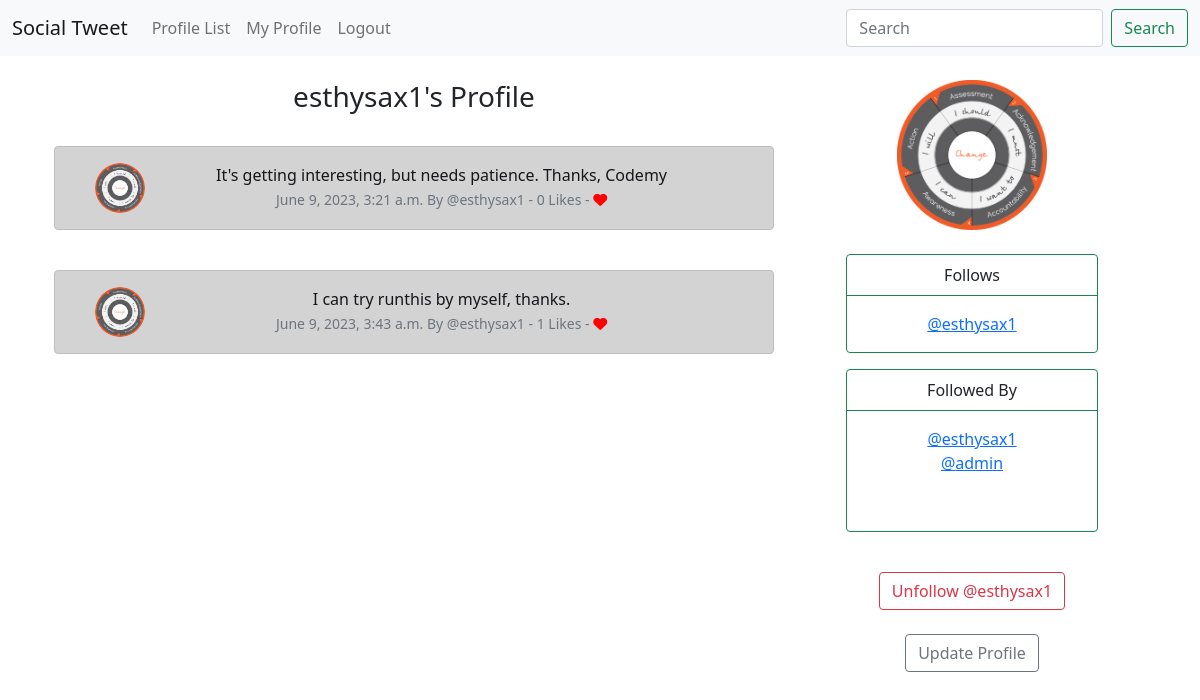
Screenshot of /profile/7 (signed in) with the database file from the repository.
### social_tweet/models.py (models this page shows, shortened)
class Profile(models.Model):
	user = models.OneToOneField(User, on_delete=models.CASCADE)
	follows = models.ManyToManyField('self',
				related_name='followed_by',
				symmetrical=False,
				blank=True)
	date_modified = models.DateTimeField(User, auto_now=True)
	profile_image = models.ImageField(null=True, blank=True, upload_to='images/')
	def __str__(self):
		return self.user.username

class Meep(models.Model):
	user = models.ForeignKey(
			User, related_name='meeps',
			on_delete=models.DO_NOTHING
			)
	body = models.CharField(max_length=200)
	created_at = models.DateTimeField(auto_now_add=True)
	likes = models.ManyToManyField(User, related_name='meep_like')
	def number_of_likes(self):
		return self.likes.count()

### social_tweet/views.py (the view, shortened to what this page needs)
# urls.py: path('profile/<int:pk>', views.profile, name='profile'),
def profile(request, pk):
	if request.user.is_authenticated:
		profile = Profile.objects.get(user_id=pk)
		meeps = Meep.objects.filter(user_id=pk).order_by('created_at')
		return render(request, 'profile.html', {'profile':profile, 'meeps':meeps})
	else:
		messages.success(request, ('You must be logged in to view profile list!'))
		return redirect('home')

### social_tweet/templates/profile.html (shortened to what this page needs)
{% extends 'base.html' %}
{% load static %}
 {% block content %}
      {% if profile %}
      <div class="container text-center">
          <div class="row">
               <div class="col-8">
                    <h3>{{ profile.user.username }}'s Profile</h3>
                    <br/>
                    {% if meeps %}
                        {% for meep in meeps %}
                    <div class="alert alert-dark" role="alert">
                        <div class="container">
                            <div class="row">
                                <div class="col-1">
                     {% if profile.profile_image %}
                                <img src="{{ profile.profile_image.url }}" width=50 height=50 class="rounded-circle" alt="{{ profile.user.username }}">
                           {% else %}
                            <img src="{% static 'images/profile_image.jpg' %}" width=50 height=50 class="rounded-circle" alt="{{ profile.user.username }}">
                            {% endif %}
                                </div>
                                <div class="col-11">
                                     {{meep.body}} <br/>
                            <small class="text-muted">
                                {{meep.created_at}} By  @{{meep.user.username}}
                     - {{ meep.number_of_likes }} Likes -
                         {% if user in meep.likes.all %}
                                <a href="{% url 'meep_like' meep.id %}"> <i class="fa fa-heart-o" style="color:red"></i></a>
                                {% else %}
                                <a href="{% url 'meep_like' meep.id %}"> <i class="fa fa-heart" style="color:red"></i></a>
                                {% endif %}
                            </small>
                                </div>
                            </div>
                        </div>
                             </div><br/>
                        {% endfor %}
                    {% endif %}
               </div>
                <div class="col-4">
                    {% if profile.profile_image %}
                     <img style="height: 150px; width: 150px;" src=" {{ profile.profile_image.url }}">
                    {% endif %}
                    <br /> <br />
          <div class="card border-success mb-3 mx-5" style="max-width: 20rem;">
            <div class="card-header bg-transparent border-success">Follows</div>
            <div class="card-body text-success">
              <p class="card-text">{% for following in profile.follows.all %}
              <a href="{% url 'profile' following.user.id %}">@{{ following }}</a> <br>
                    {% endfor %}
          </p>
            </div>
          </div>
          <div class="card border-success mb-3 mx-5" style="max-width: 20rem;">
            <div class="card-header bg-transparent border-success">Followed By</div>
            <div class="card-body text-success">
              <p class="card-text">{% for following in profile.followed_by.all %}
              <a href="{% url 'profile' following.user.id %}">@{{ following }}</a> <br>
                    {% endfor %}
          </p><br>
            </div>
          </div>
          <br/>
              <form method="POST" >
               {% if profile in user.profile.follows.all %}
                    <button class="btn btn-outline-danger" name="follow" value="unfollow" type="submit">
                         Unfollow @{{profile.user.username|lower}}
                    </button>
               {% else %}
                     <button class="btn btn-outline-success" name="follow" value="follow" type="submit">
                         Follow @{{profile.user.username|lower}}
                    </button>
               {% endif %}
          </form>
          <br />
          {% if request.user.id == profile.user.id %}
          <a href="{% url 'update_user' %}" class="btn btn-outline-secondary">Update Profile</a>
          {% endif %}
               </div>
          </div>
      </div>
      {% endif %}
{% endblock %}

### rows the page displays
Profile: user.username "esthysax1", profile_image (picture)
Meep: profile_image (picture), body "It's getting interesting, but needs patience. Thanks, Codemy", created_at "June 9, 2023, 3:21 a.m.", user.username "esthysax1", number_of_likes "0"
Meep: profile_image (picture), body "I can try runthis by myself, thanks.", created_at "June 9, 2023, 3:43 a.m.", user.username "esthysax1", number_of_likes "1"
Profile: user.username "admin"
